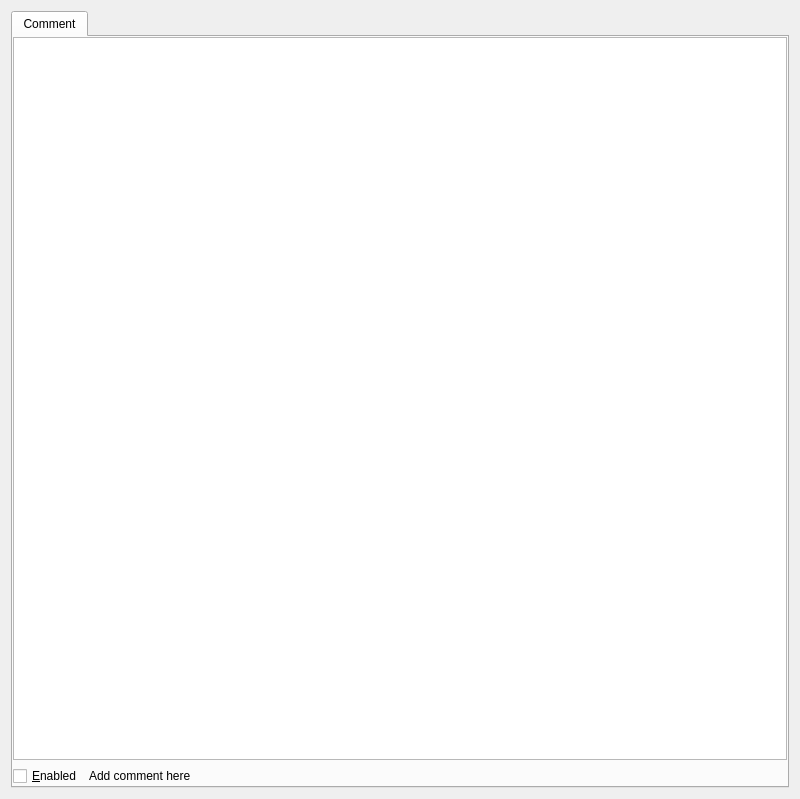
<ui version="4.0" >
 <class>HotkeysWidgetBase</class>
 <widget class="QWidget" name="HotkeysWidgetBase" >
  <property name="geometry" >
   <rect>
    <x>0</x>
    <y>0</y>
    <width>800</width>
    <height>799</height>
   </rect>
  </property>
  <layout class="QVBoxLayout" name="verticalLayout" >
   <item>
    <widget class="QTabWidget" name="tabs" >
     <property name="currentIndex" >
      <number>0</number>
     </property>
     <widget class="QWidget" name="comment_tab" >
      <attribute name="title" >
       <string>Comment</string>
      </attribute>
      <layout class="QVBoxLayout" name="verticalLayout_2" >
       <property name="margin" >
        <number>0</number>
       </property>
       <item>
        <widget class="KTextEdit" name="comment" />
       </item>
       <item>
        <layout class="QHBoxLayout" name="horizontalLayout" >
         <item>
          <widget class="QCheckBox" name="enabled" >
           <property name="text" >
            <string>&amp;Enabled</string>
           </property>
          </widget>
         </item>
         <item>
          <widget class="QLabel" name="enabled_comment" >
           <property name="text" >
            <string>Add comment here</string>
           </property>
          </widget>
         </item>
         <item>
          <spacer name="horizontalSpacer" >
           <property name="orientation" >
            <enum>Qt::Horizontal</enum>
           </property>
           <property name="sizeHint" stdset="0" >
            <size>
             <width>40</width>
             <height>20</height>
            </size>
           </property>
          </spacer>
         </item>
        </layout>
       </item>
      </layout>
      <zorder>extend</zorder>
      <zorder>commentBox_2</zorder>
      <zorder>comment_2</zorder>
      <zorder>commentBox</zorder>
      <zorder>comment</zorder>
      <zorder>enabled</zorder>
      <zorder>enabled_comment</zorder>
      <zorder>horizontalSpacer</zorder>
     </widget>
    </widget>
   </item>
  </layout>
 </widget>
 <customwidgets>
  <customwidget>
   <class>KTextEdit</class>
   <extends>QTextEdit</extends>
   <header>ktextedit.h</header>
  </customwidget>
 </customwidgets>
 <resources/>
 <connections/>
</ui>
